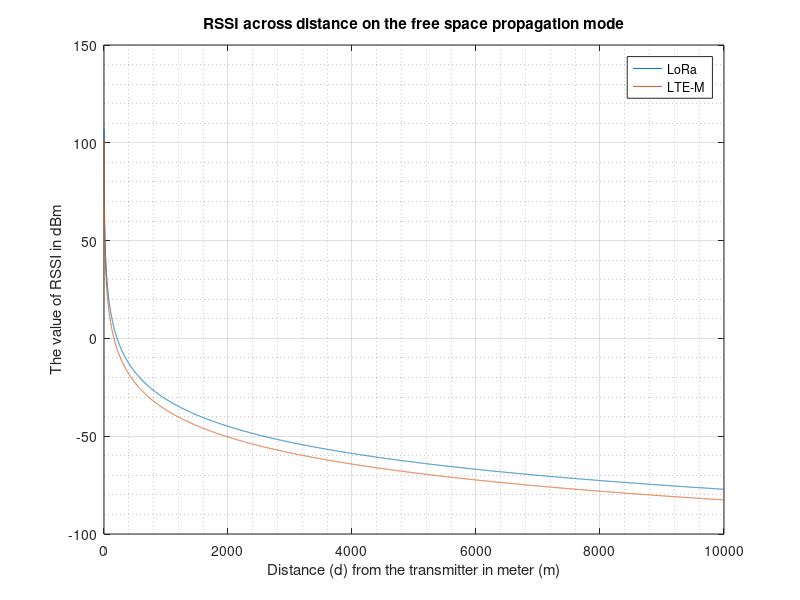

MATLAB code for this plot:
close all
clear all
clc

P_0 = 180.0; 
P_1 = 170.0;
speed_of_light = 3*10^8;                              % Speed of light = C = 3 * 10^ 8 (m/s)
lora_in_GHz = 0.915e+9;                               % Frequency(LoRa),  f = 915 MHz 
lte_in_GHz = 0.729e+9;                                % Frequency(LTE-M), f = 7129 MHz
wave_length_lora =  speed_of_light/lora_in_GHz;
wave_length_lte =  speed_of_light/lte_in_GHz;
distance_from_transmitter = [0:1:10000];                   
receiving_signal_strength_in_dBm_LoRa = P_0-20*log((4*pi*distance_from_transmitter)/wave_length_lora);
receiving_signal_strength_in_dBm_LTE = P_1-20*log((4*pi*distance_from_transmitter)/wave_length_lte);

figure 
plot(distance_from_transmitter,receiving_signal_strength_in_dBm_LoRa, distance_from_transmitter,receiving_signal_strength_in_dBm_LTE)
title('RSSI across distance on the free space propagation mode')
xlabel('Distance (d) from the transmitter in meter (m)')
ylabel('The value of RSSI in dBm')
legend('LoRa','LTE-M')
grid on
grid minor
